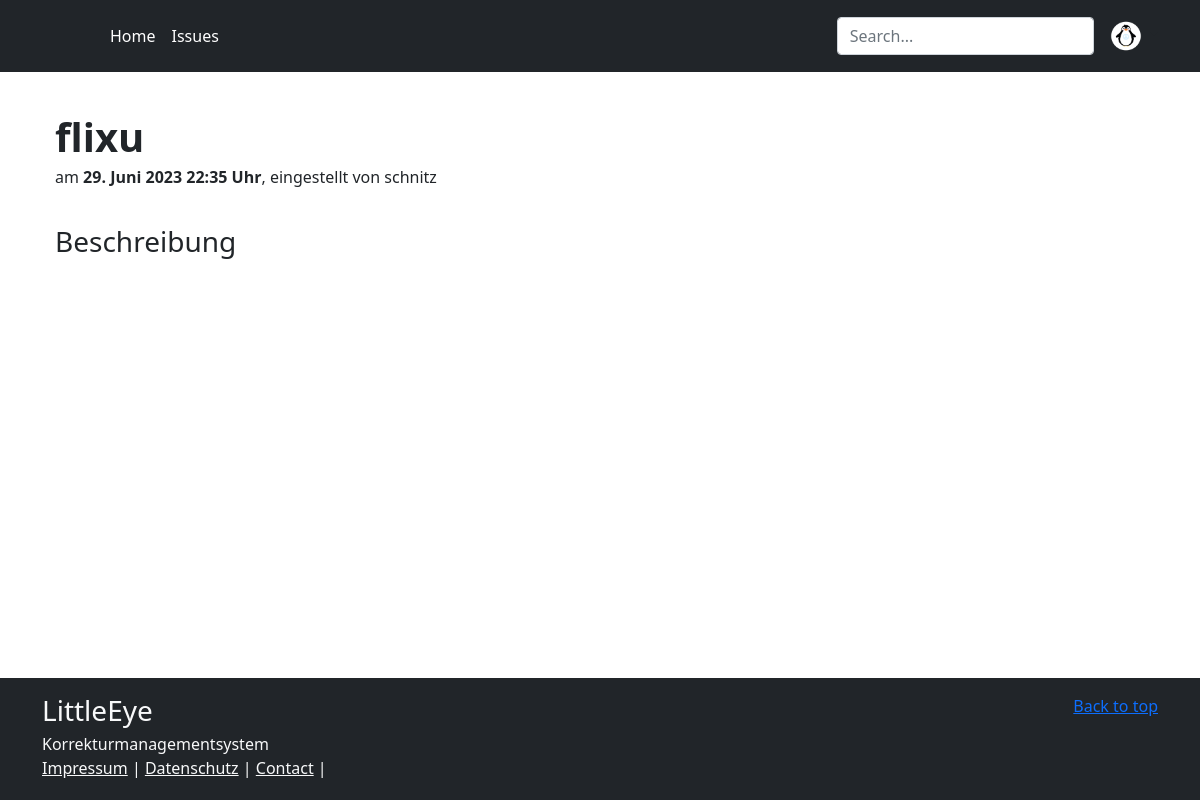
The page /issue/3 (signed in) on the database its author committed.
### issues/models.py (models this page shows, shortened)
class DateMixin(models.Model):
    created_at = models.DateTimeField(auto_now_add=True)
    updated_at = models.DateTimeField(auto_now=True)
    class Meta:
        abstract = True

class Issue(DateMixin):
    class Severity(models.IntegerChoices):
        MINOR = 1, "unbedeutend"
        NORMAL = 2, "normal"
        URGENT = 3, "dringend"
        LARGE = 4, "sofort"
    name = models.CharField(
        max_length=100,
        validators=[MinLengthValidator(3, message="Custom")],
    )
    description = models.TextField(null=True, blank=True, validators=[])
    course = models.ForeignKey(Course, on_delete=models.PROTECT, related_name="issues")
    is_active = models.BooleanField(default=True)
    severity = models.IntegerField(choices=Severity.choices)
    author = models.ForeignKey(User, on_delete=models.CASCADE, related_name="issues")
    media_type = models.ForeignKey(
        MediaType, on_delete=models.PROTECT, related_name="issues"
    )
    tags = models.ManyToManyField(Tag, related_name="issues", blank=True)
    class Meta:
        ordering = ["name"]
        constraints = [
            models.UniqueConstraint(fields=["author", "name"], name="unique_author"),
        ]

### user/models.py (models this page shows, shortened)
class User(AbstractUser):
    class Role(models.TextChoices):
        ADMIN = "ADMIN", "Admin"
        TUTOR = "TUTOR", "Tutor"
        STUDENT = "STUDENT", "Student"
    base_role = Role.ADMIN
    role = models.CharField(max_length=50, choices=Role.choices)

### issues/views.py (the view)
class IssueDetailView(DetailView):
    model = Issue

### issues/templates/issues/issue_detail.html (shortened to what this page needs)
{% extends 'base.html' %}
{% block head %}
<h1 class="display-6 fw-bold lh-1">{{object.name}}</h1>
<p>
am <b>{{object.created_at}} Uhr</b>, eingestellt von  {{object.author}}
</p>
{% endblock %}
{% block content %}
<div class="container">
<div class="row">
<div class="col-lg-8 col-sm-12">
<h3>Beschreibung</h3>
</div>
</div>
</div>
{%endblock%}

### rows shown on the page
Issue: name "flixu", created_at "29. Juni 2023 22:35", author "schnitz"
